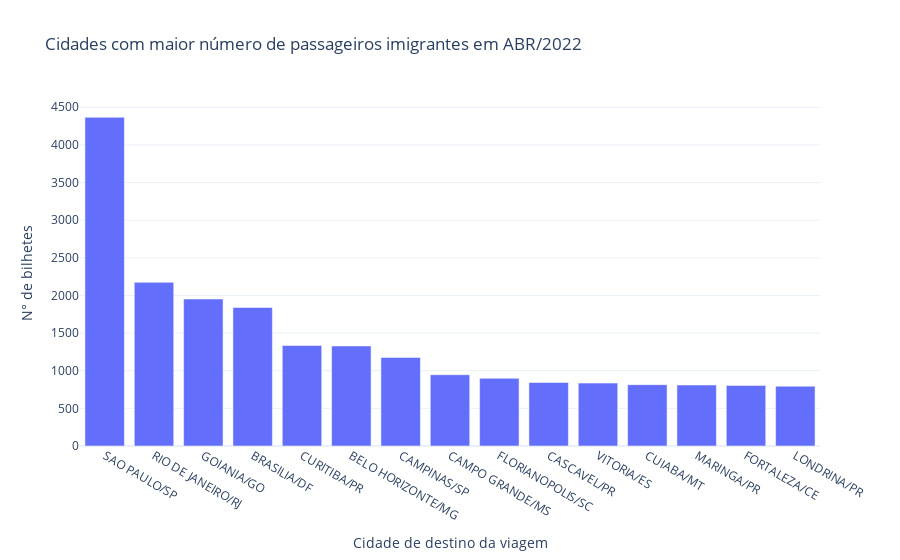

Write notebook code for a chart like this one.
### Code cell
df2 = BilhetesABR.groupby(['ponto_destino_viagem']).count()
df2 = df2.loc[df2['mes_emissao_bilhete']>500].sort_values(by=['mes_viagem'], ascending=False).head(15)
px.bar(df2, y='mes_viagem',
       labels={'mes_viagem': 'N° de bilhetes', 'ponto_destino_viagem': 'Cidade de destino da viagem'},
       title='Cidades com maior número de passageiros imigrantes em ABR/2022',
       template='plotly_white')

### Figure 1 — Plotly figure (JSON) as saved in the notebook; plotly's stock layout.template omitted (floating-point values rounded to 4 significant figures)
{"data": [{"alignmentgroup": "True", "hovertemplate": "Cidade de destino da viagem=%{x}<br>N° de bilhetes=%{y}<extra></extra>", "legendgroup": "", "marker": {"color": "#636efa", "pattern": {"shape": ""}}, "name": "", "offsetgroup": "", "orientation": "v", "showlegend": false, "textposition": "auto", "type": "bar", "x": ["SAO PAULO/SP", "RIO DE JANEIRO/RJ", "GOIANIA/GO", "BRASILIA/DF", "CURITIBA/PR", "BELO HORIZONTE/MG", "CAMPINAS/SP", "CAMPO GRANDE/MS", "FLORIANOPOLIS/SC", "CASCAVEL/PR", "VITORIA/ES", "CUIABA/MT", "MARINGA/PR", "FORTALEZA/CE", "LONDRINA/PR"], "xaxis": "x", "y": [4367, 2175, 1953, 1840, 1335, 1329, 1177, 947, 900, 844, 836, 815, 810, 805, 795], "yaxis": "y"}], "layout": {"barmode": "relative", "legend": {"tracegroupgap": 0}, "title": {"text": "Cidades com maior número de passageiros imigrantes em ABR/2022"}, "xaxis": {"anchor": "y", "domain": [0, 1], "title": {"text": "Cidade de destino da viagem"}}, "yaxis": {"anchor": "x", "domain": [0, 1], "title": {"text": "N° de bilhetes"}}}}
